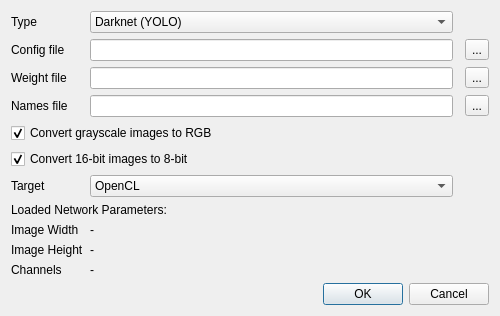
<?xml version="1.0" encoding="UTF-8"?>
<ui version="4.0">
 <class>DetectorSetupDialog</class>
 <widget class="QDialog" name="DetectorSetupDialog">
  <property name="geometry">
   <rect>
    <x>0</x>
    <y>0</y>
    <width>500</width>
    <height>216</height>
   </rect>
  </property>
  <property name="minimumSize">
   <size>
    <width>500</width>
    <height>0</height>
   </size>
  </property>
  <property name="windowTitle">
   <string>Configure object detector</string>
  </property>
  <layout class="QVBoxLayout" name="verticalLayout">
   <item>
    <layout class="QGridLayout" name="gridLayout">
     <item row="2" column="0">
      <widget class="QLabel" name="label_2">
       <property name="text">
        <string>Weight file</string>
       </property>
      </widget>
     </item>
     <item row="0" column="1">
      <widget class="QComboBox" name="frameworkComboBox">
       <item>
        <property name="text">
         <string>Darknet (YOLO)</string>
        </property>
       </item>
       <item>
        <property name="text">
         <string>Tensorflow</string>
        </property>
       </item>
      </widget>
     </item>
     <item row="6" column="1">
      <widget class="QComboBox" name="targetComboBox">
       <item>
        <property name="text">
         <string>OpenCL</string>
        </property>
       </item>
       <item>
        <property name="text">
         <string>OpenCL FP16</string>
        </property>
       </item>
       <item>
        <property name="text">
         <string>CPU</string>
        </property>
       </item>
      </widget>
     </item>
     <item row="3" column="3">
      <widget class="QToolButton" name="namesPathButton">
       <property name="text">
        <string>...</string>
       </property>
      </widget>
     </item>
     <item row="1" column="0">
      <widget class="QLabel" name="label">
       <property name="text">
        <string>Config file</string>
       </property>
      </widget>
     </item>
     <item row="2" column="1">
      <widget class="QLineEdit" name="weightPathLineEdit"/>
     </item>
     <item row="9" column="1">
      <widget class="QLabel" name="imageHeightLabel">
       <property name="text">
        <string>-</string>
       </property>
      </widget>
     </item>
     <item row="10" column="0">
      <widget class="QLabel" name="label_6">
       <property name="text">
        <string>Channels</string>
       </property>
      </widget>
     </item>
     <item row="4" column="0" colspan="2">
      <widget class="QCheckBox" name="convertGrayscaleCheckbox">
       <property name="text">
        <string>Convert grayscale images to RGB</string>
       </property>
       <property name="checked">
        <bool>true</bool>
       </property>
      </widget>
     </item>
     <item row="0" column="0">
      <widget class="QLabel" name="label_8">
       <property name="text">
        <string>Type</string>
       </property>
      </widget>
     </item>
     <item row="9" column="0">
      <widget class="QLabel" name="label_3">
       <property name="text">
        <string>Image Height</string>
       </property>
      </widget>
     </item>
     <item row="10" column="1">
      <widget class="QLabel" name="imageChannelsLabel">
       <property name="text">
        <string>-</string>
       </property>
      </widget>
     </item>
     <item row="1" column="3">
      <widget class="QToolButton" name="cfgPathButton">
       <property name="text">
        <string>...</string>
       </property>
      </widget>
     </item>
     <item row="7" column="0" colspan="4">
      <widget class="QLabel" name="label_5">
       <property name="text">
        <string>Loaded Network Parameters:</string>
       </property>
      </widget>
     </item>
     <item row="8" column="1">
      <widget class="QLabel" name="imageWidthLabel">
       <property name="text">
        <string>-</string>
       </property>
      </widget>
     </item>
     <item row="2" column="3">
      <widget class="QToolButton" name="weightPathButton">
       <property name="text">
        <string>...</string>
       </property>
      </widget>
     </item>
     <item row="1" column="1">
      <widget class="QLineEdit" name="cfgPathLineEdit"/>
     </item>
     <item row="3" column="0">
      <widget class="QLabel" name="label_10">
       <property name="text">
        <string>Names file</string>
       </property>
      </widget>
     </item>
     <item row="3" column="1">
      <widget class="QLineEdit" name="namesPathLineEdit"/>
     </item>
     <item row="8" column="0">
      <widget class="QLabel" name="label_4">
       <property name="text">
        <string>Image Width</string>
       </property>
      </widget>
     </item>
     <item row="6" column="0">
      <widget class="QLabel" name="label_7">
       <property name="text">
        <string>Target</string>
       </property>
      </widget>
     </item>
     <item row="5" column="0" colspan="2">
      <widget class="QCheckBox" name="convertDepthCheckbox">
       <property name="text">
        <string>Convert 16-bit images to 8-bit</string>
       </property>
       <property name="checked">
        <bool>true</bool>
       </property>
      </widget>
     </item>
    </layout>
   </item>
   <item>
    <widget class="QDialogButtonBox" name="buttonBox">
     <property name="orientation">
      <enum>Qt::Horizontal</enum>
     </property>
     <property name="standardButtons">
      <set>QDialogButtonBox::Cancel|QDialogButtonBox::Ok</set>
     </property>
    </widget>
   </item>
  </layout>
 </widget>
 <tabstops>
  <tabstop>cfgPathLineEdit</tabstop>
  <tabstop>cfgPathButton</tabstop>
  <tabstop>weightPathLineEdit</tabstop>
  <tabstop>weightPathButton</tabstop>
  <tabstop>namesPathLineEdit</tabstop>
  <tabstop>namesPathButton</tabstop>
 </tabstops>
 <resources/>
 <connections>
  <connection>
   <sender>buttonBox</sender>
   <signal>accepted()</signal>
   <receiver>DetectorSetupDialog</receiver>
   <slot>accept()</slot>
   <hints>
    <hint type="sourcelabel">
     <x>248</x>
     <y>254</y>
    </hint>
    <hint type="destinationlabel">
     <x>157</x>
     <y>274</y>
    </hint>
   </hints>
  </connection>
  <connection>
   <sender>buttonBox</sender>
   <signal>rejected()</signal>
   <receiver>DetectorSetupDialog</receiver>
   <slot>reject()</slot>
   <hints>
    <hint type="sourcelabel">
     <x>316</x>
     <y>260</y>
    </hint>
    <hint type="destinationlabel">
     <x>286</x>
     <y>274</y>
    </hint>
   </hints>
  </connection>
 </connections>
</ui>
